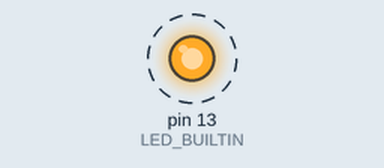
Bench run of a sketch on a simulated Arduino Uno, built with avr-gcc and run on an emulated ATmega328P. Shown: output pins drawn as LEDs (lit = HIGH). Dashed ring = blinking. What the sketch prints to the serial monitor is not drawn.

Above: at 0.5 s.
Timing chart, 0 to 4.6 s (numbered marks = the images above):
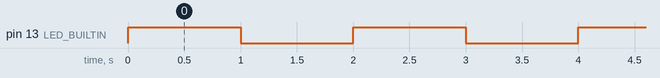

The sketch:

BasicLED-SerialLogging.ino
```cpp
// the setup function runs once when you press reset or power the board
void setup() {
  // initialize digital pin LED_BUILTIN as an output.
  pinMode(LED_BUILTIN, OUTPUT);
  Serial.begin(9600); // Other baud rates can be used...
  Serial.println("My Sketch has started");

}

// the loop function runs over and over again forever
void loop() {
  TurnOn();
  delay(1000);                       // wait for a second
  TurnOff();
  delay(1000);                       // wait for a second


}


void TurnOn() {
  digitalWrite(LED_BUILTIN, HIGH);   // turn the LED on (HIGH is the voltage level)
  Serial.println("Light turned on");

}

void TurnOff() {
  digitalWrite(LED_BUILTIN, LOW);    // turn the LED off by making the voltage LOW
    Serial.println("Light turned off");

}
```

Measured:
- by itself, pin 13 (LED_BUILTIN): alternates HIGH for 1.0 s and LOW for 1.0 s
